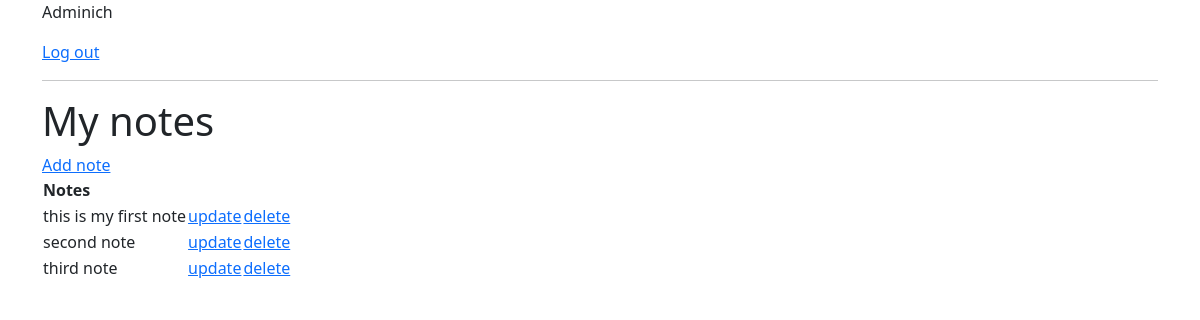
The app's page / (signed in), older data.
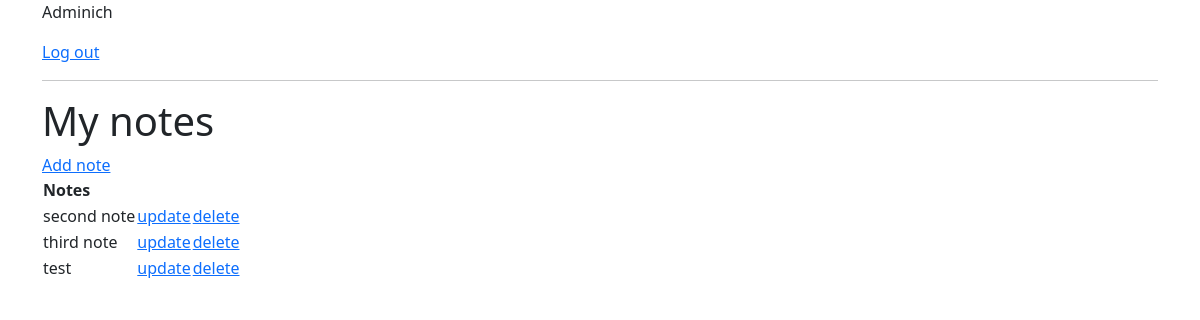
The same page, newer data.
### noteapp/models.py (models this page shows, shortened)
class Note(models.Model):
    user = models.ForeignKey(User, on_delete=models.CASCADE, null=True, blank=True)
    title = models.CharField(max_length= 200)
    content = models.TextField(null=True, blank=True)
    created_at = models.DateTimeField(auto_now_add = True)
    class Meta:
        ordering = ['created_at']

### noteapp/views.py (the view)
# urls.py: path('',NoteList.as_view(), name='notes'),
class NoteList(LoginRequiredMixin, ListView):
    model = Note
    context_object_name = 'notes'
    def get_context_data(self, **kwargs):
        context = super().get_context_data(**kwargs)
        context['notes'] = context['notes'].filter(user=self.request.user)
        return context

### noteapp/templates/noteapp/note_list.html
{% extends 'noteapp/main.html' %}
{% block content %}
{% if request.user.is_authenticated %}
<p>{{ request.user}}</p>
<a href="{% url 'logout' %}">Log out</a>
{% else %}
<a href="{% url 'login' %}"> log in</a>
{% endif %}
<hr>
<h1>My notes</h1>
<a href="{% url 'note-create' %}">Add note</a>
<table>
    <tr>
        <th>Notes</th>
        <th></th>
        <th></th>
        <th></th>
    </tr>
    {% for note in notes %}
    <tr>
        <td>{{note.title}}</td>
        <td><a href="{% url 'note-update' note.id%}">update</a></td>
        <td><a href="{% url 'note-delete' note.id%}">delete</a></td>
    </tr>
    {% empty %}
        <h3>there is no notes here!</h3>
    {% endfor%}
</table>
{% endblock content%}

### noteapp/templates/noteapp/main.html (shortened to what this page needs)
<!DOCTYPE html>
<html>
    <head>
        <link rel="stylesheet" href="https://cdn.jsdelivr.net/npm/bootstrap@5.1.3/dist/css/bootstrap.min.css">
    </head>
    <body>
        <div class="container">
            {% block content%}
            {% endblock content%}
        </div>
    </body>
</html>

Row changes from the older to the newer data that the page shows:
removed Note: title "this is my first note"
added Note: title "test"
